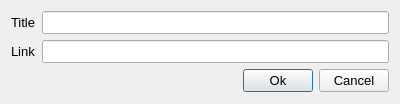
<?xml version="1.0" encoding="UTF-8"?>
<ui version="4.0">
 <class>insertLinkDialog</class>
 <widget class="QDialog" name="insertLinkDialog">
  <property name="geometry">
   <rect>
    <x>0</x>
    <y>0</y>
    <width>400</width>
    <height>104</height>
   </rect>
  </property>
  <property name="font">
   <font>
    <pointsize>10</pointsize>
   </font>
  </property>
  <property name="windowTitle">
   <string>Insert Link</string>
  </property>
  <property name="windowIcon">
   <iconset resource="../resources/images.qrc">
    <normaloff>:/icons/books_icon.png</normaloff>:/icons/books_icon.png</iconset>
  </property>
  <layout class="QHBoxLayout" name="horizontalLayout">
   <item>
    <layout class="QGridLayout" name="gridLayout">
     <item row="1" column="0">
      <widget class="QLabel" name="labelLink">
       <property name="text">
        <string>Link</string>
       </property>
      </widget>
     </item>
     <item row="2" column="1">
      <layout class="QHBoxLayout" name="horLayButtons">
       <item>
        <spacer name="horizontalSpacer">
         <property name="orientation">
          <enum>Qt::Horizontal</enum>
         </property>
         <property name="sizeHint" stdset="0">
          <size>
           <width>40</width>
           <height>20</height>
          </size>
         </property>
        </spacer>
       </item>
       <item>
        <widget class="QPushButton" name="buttonOk">
         <property name="minimumSize">
          <size>
           <width>70</width>
           <height>20</height>
          </size>
         </property>
         <property name="maximumSize">
          <size>
           <width>70</width>
           <height>16777215</height>
          </size>
         </property>
         <property name="cursor">
          <cursorShape>PointingHandCursor</cursorShape>
         </property>
         <property name="text">
          <string>Ok</string>
         </property>
        </widget>
       </item>
       <item>
        <widget class="QPushButton" name="buttonCancel">
         <property name="minimumSize">
          <size>
           <width>70</width>
           <height>20</height>
          </size>
         </property>
         <property name="maximumSize">
          <size>
           <width>70</width>
           <height>16777215</height>
          </size>
         </property>
         <property name="cursor">
          <cursorShape>PointingHandCursor</cursorShape>
         </property>
         <property name="text">
          <string>Cancel</string>
         </property>
        </widget>
       </item>
      </layout>
     </item>
     <item row="0" column="0">
      <widget class="QLabel" name="labelTitle">
       <property name="text">
        <string>Title</string>
       </property>
      </widget>
     </item>
     <item row="0" column="1">
      <widget class="QLineEdit" name="textTitle"/>
     </item>
     <item row="1" column="1">
      <widget class="QLineEdit" name="textLink"/>
     </item>
    </layout>
   </item>
  </layout>
 </widget>
 <resources>
  <include location="../resources/images.qrc"/>
 </resources>
 <connections/>
</ui>
